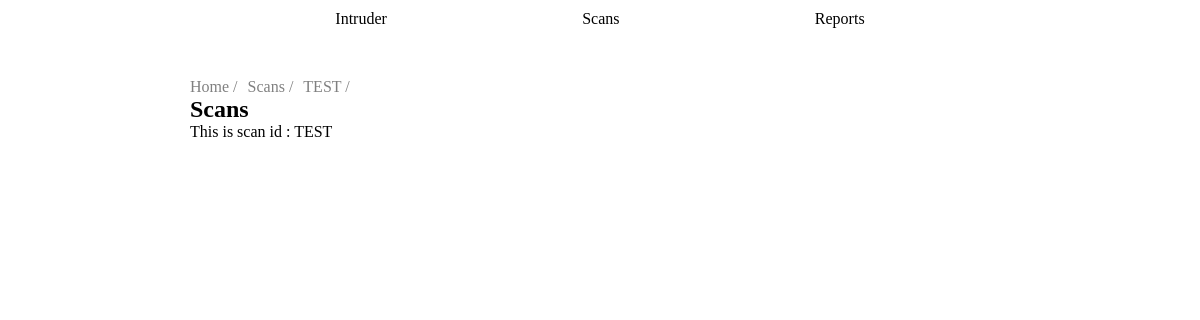
Before: /home/scans/TEST with the older database file.
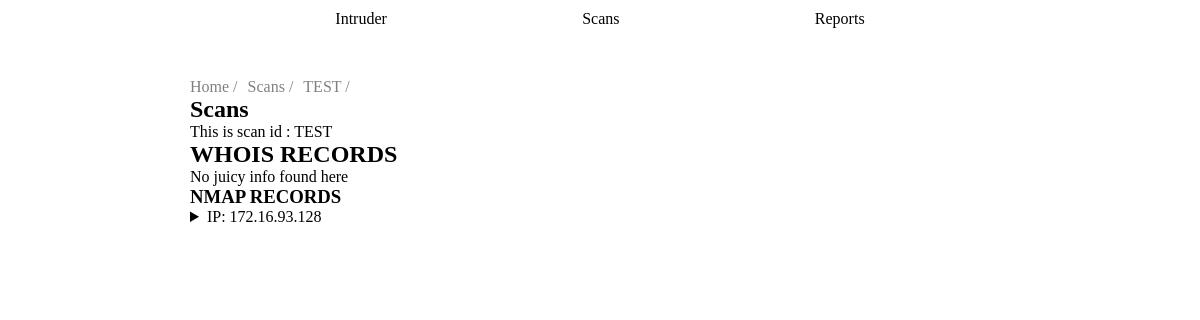
After: the same page with the newer database file.
### tables this page shows
CREATE TABLE PROCESSES (
                    id INTEGER PRIMARY KEY AUTOINCREMENT,
                    processType TEXT NOT NULL,
                    processOutput TEXT NOT NULL,
                    nameScan TEXT NOT NULL,
                    FOREIGN KEY(nameScan) REFERENCES SCANS(scanName)
                );

### app/main.py (the view)
@app.route("/home/scans/<scanName>")
def scanDetail(scanName):
    scanDetail = getScansDetails(DB_PATH, scanName)
    scanDetail = convertTuples(scanDetail)
    return render_template("scanBase.html", scan = scanName, scansContent = scanDetail)

### database/database.py (called while the page is built)
def getScansDetails(db_path='database.db', scanName="default"):
    try:
        with sqlite3.connect(db_path) as conn:
            cursor = conn.cursor()
            cursor.execute("SELECT * from PROCESSES where nameScan = ?", (scanName,))
            rows = cursor.fetchall()
            print(len(rows))
            return rows
    except sqlite3.Error as e:
        print(f"[!] Database error: {e}")
    except Exception as e:
        print(f"[!] Unexpected error: {e}")
    return ["default"]

### app/templates/scanBase.html (shortened to what this page needs)
<!DOCTYPE html>
<html lang="en">
<head>
    <link rel="stylesheet" href="{{ url_for('static', filename='style.css') }}">
</head>
<body>
    <header>
        <nav>
            <a href="/home">Intruder</a>
            <a href="/home/scans">Scans</a>
            <a href="/home/reports">Reports</a>
        </nav>
    </header>
    <div id="main">
        <div id="filAriane">
            <a href="/home">Home /</a><a href="/home/scans">Scans /</a><a href="/home/scans/{{scan}}">{{scan}} /</a>
        </div>
        <h2>Scans</h2>
        <p>This is scan id : {{scan}}</p>
        <div id="whois">
            {% for detail in scansContent%}
                <div>
                    {% if detail[1] == 'whois'%}
                        <h2>WHOIS RECORDS</h2>
                        {%if detail[2]|length == 0%}
                        <p>No juicy info found here</p>
                        {% else %}
                        <p>{{detail[2]}}</p>
                        {% endif %}
                    {% endif %}
                    {% if detail[1] == 'nmap' %}
                        <h3>NMAP RECORDS</h3>
                        {% if detail[2]|length == 0 %}
                            <p>No juicy info found here</p>
                        {% else %}
                            {% set scan = detail[2][0] %}
                            <details>
                                <summary>IP: {{ scan["ip"] }}</summary>
                            </details>
                        {% endif %}
                    {% endif %}
                </div>
            {% endfor %}
        </div>
    </div>
</body>
</html>

### app/static/style.css (style rules this page uses)
* { margin: 0; padding: 0; box-sizing: border-box; }
html { height: auto; width: 100%; display: flex; flex-direction: column; align-items: center; }
body { width: 75%; display: flex; flex-direction: column; justify-content: space-evenly; }
#main { padding: 40px; }
nav { display: flex; flex-direction: row; justify-content: space-evenly; position: sticky; top: 0; }
nav a { padding: 10px; text-decoration: none; color: black; }
#filAriane { display: flex; flex-direction: row; gap: 10px; }
#filAriane a { text-decoration: none; color: gray; }

Changed rows visible on the page:
now on this page (row edited): PROCESSES: processType "WHOIS RECORDS"
now on this page (row edited): PROCESSES: ip "172.16.93.128"
